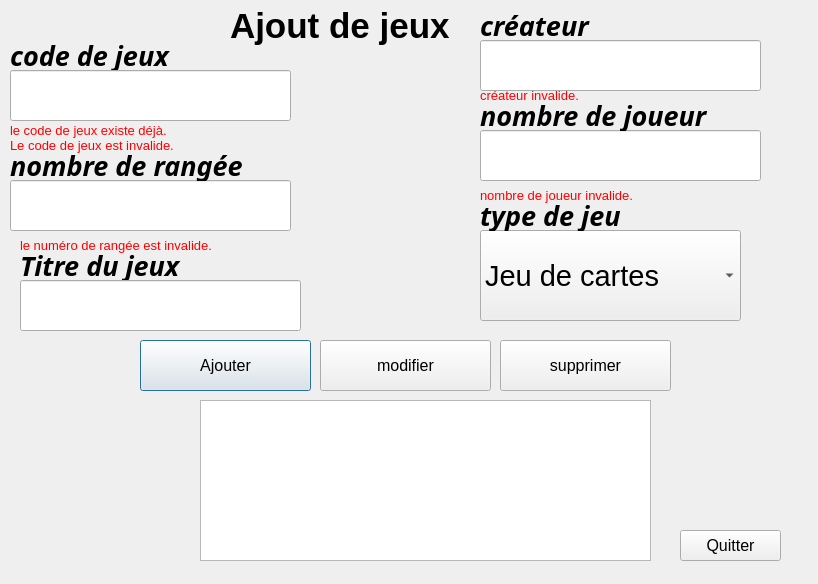
<?xml version="1.0" encoding="UTF-8"?>
<ui version="4.0">
 <class>Dialog</class>
 <widget class="QDialog" name="Dialog">
  <property name="geometry">
   <rect>
    <x>0</x>
    <y>0</y>
    <width>818</width>
    <height>584</height>
   </rect>
  </property>
  <property name="windowTitle">
   <string>Dialog</string>
  </property>
  <widget class="QLineEdit" name="lineEdit_nb_rangee_jeux">
   <property name="geometry">
    <rect>
     <x>10</x>
     <y>180</y>
     <width>281</width>
     <height>51</height>
    </rect>
   </property>
   <property name="font">
    <font>
     <pointsize>12</pointsize>
     <italic>true</italic>
    </font>
   </property>
  </widget>
  <widget class="QComboBox" name="comboBox_jeu">
   <property name="geometry">
    <rect>
     <x>480</x>
     <y>230</y>
     <width>261</width>
     <height>91</height>
    </rect>
   </property>
   <property name="font">
    <font>
     <pointsize>22</pointsize>
     <weight>50</weight>
     <bold>false</bold>
    </font>
   </property>
   <item>
    <property name="text">
     <string>Jeu de cartes</string>
    </property>
   </item>
   <item>
    <property name="text">
     <string>Jeu vidéo</string>
    </property>
   </item>
   <item>
    <property name="text">
     <string>jeu de table</string>
    </property>
   </item>
  </widget>
  <widget class="QPushButton" name="pushButton_ajouter_j">
   <property name="geometry">
    <rect>
     <x>140</x>
     <y>340</y>
     <width>171</width>
     <height>51</height>
    </rect>
   </property>
   <property name="font">
    <font>
     <pointsize>12</pointsize>
    </font>
   </property>
   <property name="text">
    <string>Ajouter</string>
   </property>
  </widget>
  <widget class="QPushButton" name="pushButton_modifier_jeux_2">
   <property name="geometry">
    <rect>
     <x>320</x>
     <y>340</y>
     <width>171</width>
     <height>51</height>
    </rect>
   </property>
   <property name="font">
    <font>
     <pointsize>12</pointsize>
    </font>
   </property>
   <property name="text">
    <string>modifier</string>
   </property>
  </widget>
  <widget class="QLineEdit" name="lineEdit_nb_joueur">
   <property name="geometry">
    <rect>
     <x>480</x>
     <y>130</y>
     <width>281</width>
     <height>51</height>
    </rect>
   </property>
   <property name="font">
    <font>
     <pointsize>12</pointsize>
     <italic>true</italic>
    </font>
   </property>
  </widget>
  <widget class="QLabel" name="lbl_ajout_jeu">
   <property name="geometry">
    <rect>
     <x>230</x>
     <y>0</y>
     <width>271</width>
     <height>51</height>
    </rect>
   </property>
   <property name="font">
    <font>
     <pointsize>26</pointsize>
     <weight>75</weight>
     <bold>true</bold>
    </font>
   </property>
   <property name="text">
    <string>Ajout de jeux</string>
   </property>
  </widget>
  <widget class="QLabel" name="label_erreur_nb_joueur">
   <property name="enabled">
    <bool>true</bool>
   </property>
   <property name="geometry">
    <rect>
     <x>480</x>
     <y>180</y>
     <width>441</width>
     <height>31</height>
    </rect>
   </property>
   <property name="font">
    <font>
     <pointsize>10</pointsize>
     <weight>50</weight>
     <bold>false</bold>
    </font>
   </property>
   <property name="text">
    <string>&lt;html&gt;&lt;head/&gt;&lt;body&gt;&lt;p&gt;&lt;span style=&quot; color:#ff0000;&quot;&gt;nombre de joueur invalide.&lt;/span&gt;&lt;/p&gt;&lt;/body&gt;&lt;/html&gt;</string>
   </property>
  </widget>
  <widget class="QLabel" name="label_erreur_nb_rangee_jeux">
   <property name="enabled">
    <bool>true</bool>
   </property>
   <property name="geometry">
    <rect>
     <x>20</x>
     <y>230</y>
     <width>361</width>
     <height>31</height>
    </rect>
   </property>
   <property name="font">
    <font>
     <pointsize>10</pointsize>
     <weight>50</weight>
     <bold>false</bold>
    </font>
   </property>
   <property name="text">
    <string>&lt;html&gt;&lt;head/&gt;&lt;body&gt;&lt;p&gt;&lt;span style=&quot; color:#ff0000;&quot;&gt;le numéro de rangée est invalide.&lt;/span&gt;&lt;/p&gt;&lt;/body&gt;&lt;/html&gt;</string>
   </property>
  </widget>
  <widget class="QLabel" name="label_nb_rangee_jeux">
   <property name="geometry">
    <rect>
     <x>10</x>
     <y>150</y>
     <width>271</width>
     <height>31</height>
    </rect>
   </property>
   <property name="font">
    <font>
     <family>Agency FB</family>
     <pointsize>20</pointsize>
     <weight>75</weight>
     <italic>true</italic>
     <bold>true</bold>
    </font>
   </property>
   <property name="text">
    <string>nombre de rangée</string>
   </property>
  </widget>
  <widget class="QLineEdit" name="lineEdit_createur">
   <property name="geometry">
    <rect>
     <x>480</x>
     <y>40</y>
     <width>281</width>
     <height>51</height>
    </rect>
   </property>
   <property name="font">
    <font>
     <pointsize>12</pointsize>
     <italic>true</italic>
    </font>
   </property>
  </widget>
  <widget class="QPushButton" name="pushButton_supprimer_jeux">
   <property name="geometry">
    <rect>
     <x>500</x>
     <y>340</y>
     <width>171</width>
     <height>51</height>
    </rect>
   </property>
   <property name="font">
    <font>
     <pointsize>12</pointsize>
    </font>
   </property>
   <property name="text">
    <string>supprimer</string>
   </property>
  </widget>
  <widget class="QLabel" name="label_erreur_code_jeux">
   <property name="geometry">
    <rect>
     <x>10</x>
     <y>120</y>
     <width>421</width>
     <height>21</height>
    </rect>
   </property>
   <property name="font">
    <font>
     <pointsize>10</pointsize>
    </font>
   </property>
   <property name="text">
    <string>&lt;html&gt;&lt;head/&gt;&lt;body&gt;&lt;p&gt;&lt;span style=&quot; color:#ff0000;&quot;&gt;le code de jeux existe déjà.&lt;/span&gt;&lt;/p&gt;&lt;/body&gt;&lt;/html&gt;</string>
   </property>
  </widget>
  <widget class="QLabel" name="label_titre_jeux">
   <property name="geometry">
    <rect>
     <x>20</x>
     <y>250</y>
     <width>271</width>
     <height>31</height>
    </rect>
   </property>
   <property name="font">
    <font>
     <family>Agency FB</family>
     <pointsize>20</pointsize>
     <weight>75</weight>
     <italic>true</italic>
     <bold>true</bold>
    </font>
   </property>
   <property name="text">
    <string>Titre du jeux</string>
   </property>
  </widget>
  <widget class="QLabel" name="label_createur">
   <property name="geometry">
    <rect>
     <x>480</x>
     <y>10</y>
     <width>271</width>
     <height>31</height>
    </rect>
   </property>
   <property name="font">
    <font>
     <family>Agency FB</family>
     <pointsize>20</pointsize>
     <weight>75</weight>
     <italic>true</italic>
     <bold>true</bold>
    </font>
   </property>
   <property name="text">
    <string>créateur</string>
   </property>
  </widget>
  <widget class="QLabel" name="label_code_jeux">
   <property name="geometry">
    <rect>
     <x>10</x>
     <y>40</y>
     <width>271</width>
     <height>31</height>
    </rect>
   </property>
   <property name="font">
    <font>
     <family>Agency FB</family>
     <pointsize>20</pointsize>
     <weight>75</weight>
     <italic>true</italic>
     <bold>true</bold>
    </font>
   </property>
   <property name="text">
    <string>code de jeux</string>
   </property>
  </widget>
  <widget class="QLabel" name="label_erreur_createur">
   <property name="enabled">
    <bool>true</bool>
   </property>
   <property name="geometry">
    <rect>
     <x>480</x>
     <y>80</y>
     <width>441</width>
     <height>31</height>
    </rect>
   </property>
   <property name="font">
    <font>
     <pointsize>10</pointsize>
     <weight>50</weight>
     <bold>false</bold>
    </font>
   </property>
   <property name="text">
    <string>&lt;html&gt;&lt;head/&gt;&lt;body&gt;&lt;p&gt;&lt;span style=&quot; color:#ff0000;&quot;&gt;créateur invalide.&lt;/span&gt;&lt;/p&gt;&lt;/body&gt;&lt;/html&gt;</string>
   </property>
  </widget>
  <widget class="QListView" name="listView_jeux">
   <property name="geometry">
    <rect>
     <x>200</x>
     <y>400</y>
     <width>451</width>
     <height>161</height>
    </rect>
   </property>
  </widget>
  <widget class="QLineEdit" name="lineEdit_jeux">
   <property name="geometry">
    <rect>
     <x>20</x>
     <y>280</y>
     <width>281</width>
     <height>51</height>
    </rect>
   </property>
   <property name="font">
    <font>
     <pointsize>12</pointsize>
     <italic>true</italic>
    </font>
   </property>
  </widget>
  <widget class="QPushButton" name="pushButton_quitter_jeux">
   <property name="geometry">
    <rect>
     <x>680</x>
     <y>530</y>
     <width>101</width>
     <height>31</height>
    </rect>
   </property>
   <property name="font">
    <font>
     <pointsize>12</pointsize>
    </font>
   </property>
   <property name="text">
    <string>Quitter</string>
   </property>
  </widget>
  <widget class="QLabel" name="label_erreur_code_inv_jeux">
   <property name="enabled">
    <bool>true</bool>
   </property>
   <property name="geometry">
    <rect>
     <x>10</x>
     <y>130</y>
     <width>441</width>
     <height>31</height>
    </rect>
   </property>
   <property name="font">
    <font>
     <pointsize>10</pointsize>
     <weight>50</weight>
     <bold>false</bold>
    </font>
   </property>
   <property name="text">
    <string>&lt;html&gt;&lt;head/&gt;&lt;body&gt;&lt;p&gt;&lt;span style=&quot; color:#ff0000;&quot;&gt;Le code de jeux est invalide.&lt;/span&gt;&lt;/p&gt;&lt;/body&gt;&lt;/html&gt;</string>
   </property>
  </widget>
  <widget class="QLineEdit" name="lineEdit_code_jeux">
   <property name="geometry">
    <rect>
     <x>10</x>
     <y>70</y>
     <width>281</width>
     <height>51</height>
    </rect>
   </property>
   <property name="font">
    <font>
     <pointsize>12</pointsize>
     <italic>true</italic>
    </font>
   </property>
  </widget>
  <widget class="QLabel" name="label_type_jeu">
   <property name="geometry">
    <rect>
     <x>480</x>
     <y>200</y>
     <width>271</width>
     <height>31</height>
    </rect>
   </property>
   <property name="font">
    <font>
     <family>Agency FB</family>
     <pointsize>20</pointsize>
     <weight>75</weight>
     <italic>true</italic>
     <bold>true</bold>
    </font>
   </property>
   <property name="text">
    <string>type de jeu</string>
   </property>
  </widget>
  <widget class="QLabel" name="label_nb_joueur">
   <property name="geometry">
    <rect>
     <x>480</x>
     <y>100</y>
     <width>271</width>
     <height>31</height>
    </rect>
   </property>
   <property name="font">
    <font>
     <family>Agency FB</family>
     <pointsize>20</pointsize>
     <weight>75</weight>
     <italic>true</italic>
     <bold>true</bold>
    </font>
   </property>
   <property name="text">
    <string>nombre de joueur</string>
   </property>
  </widget>
 </widget>
 <resources/>
 <connections/>
</ui>
